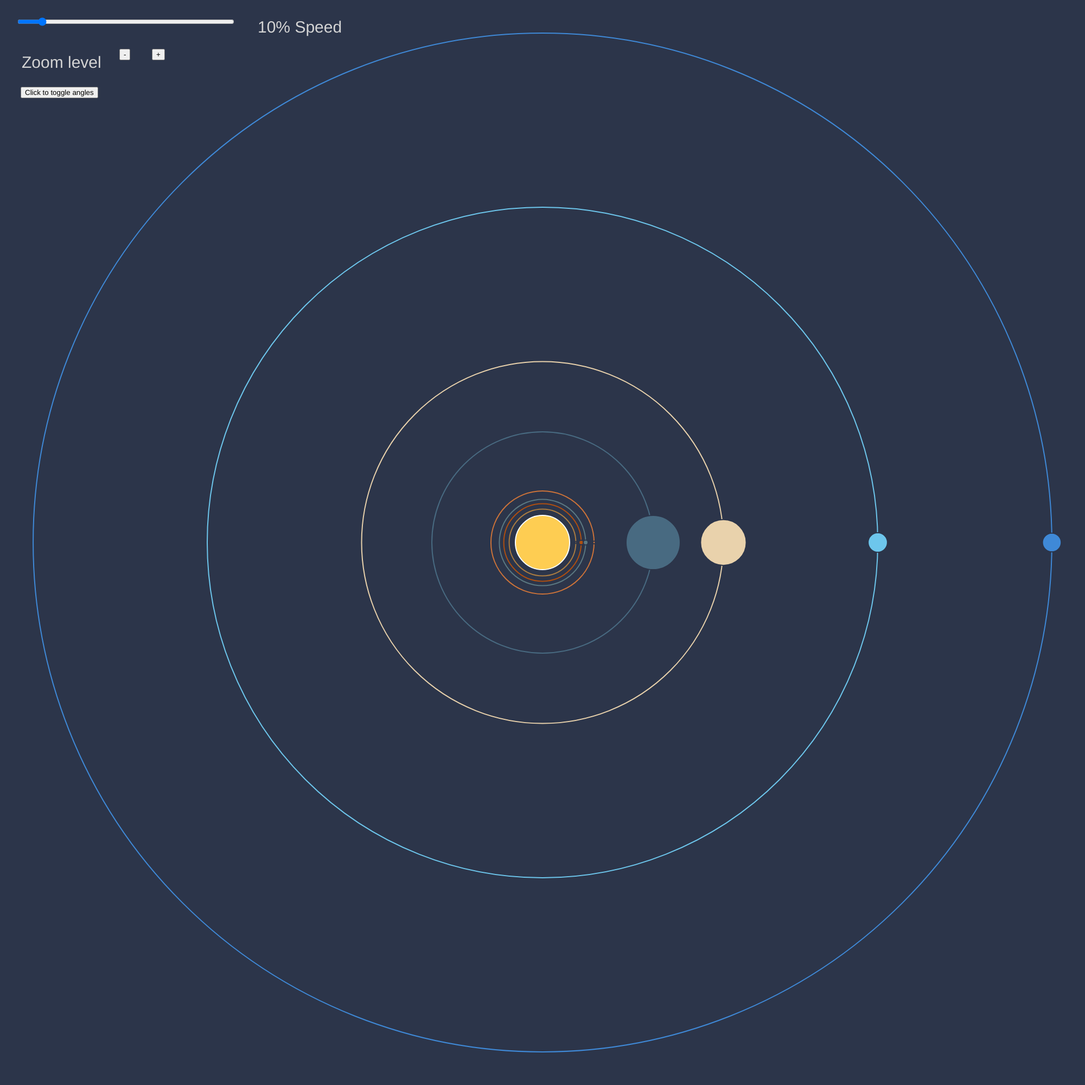
Frame 1 (no input)
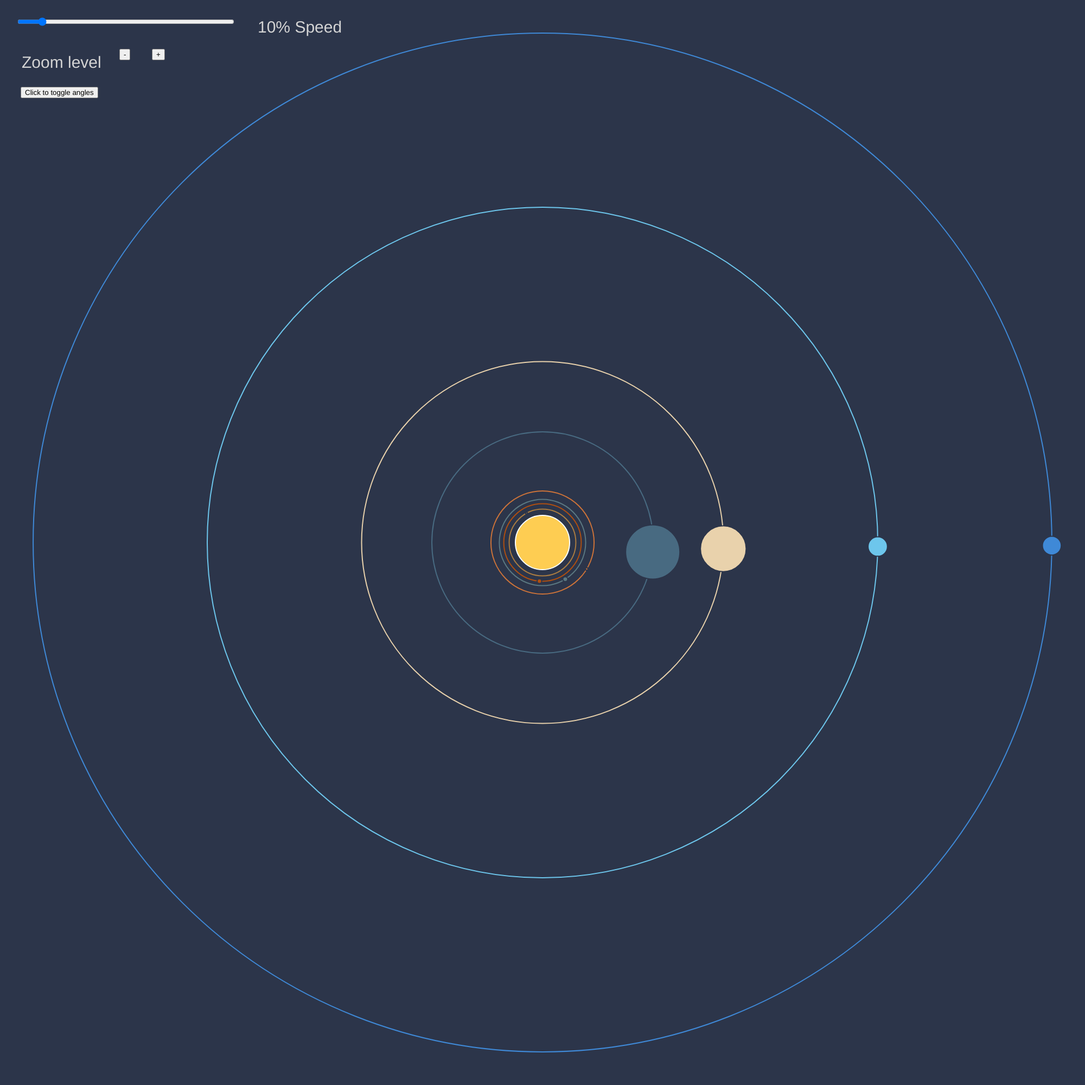
Frame 60 (no input)
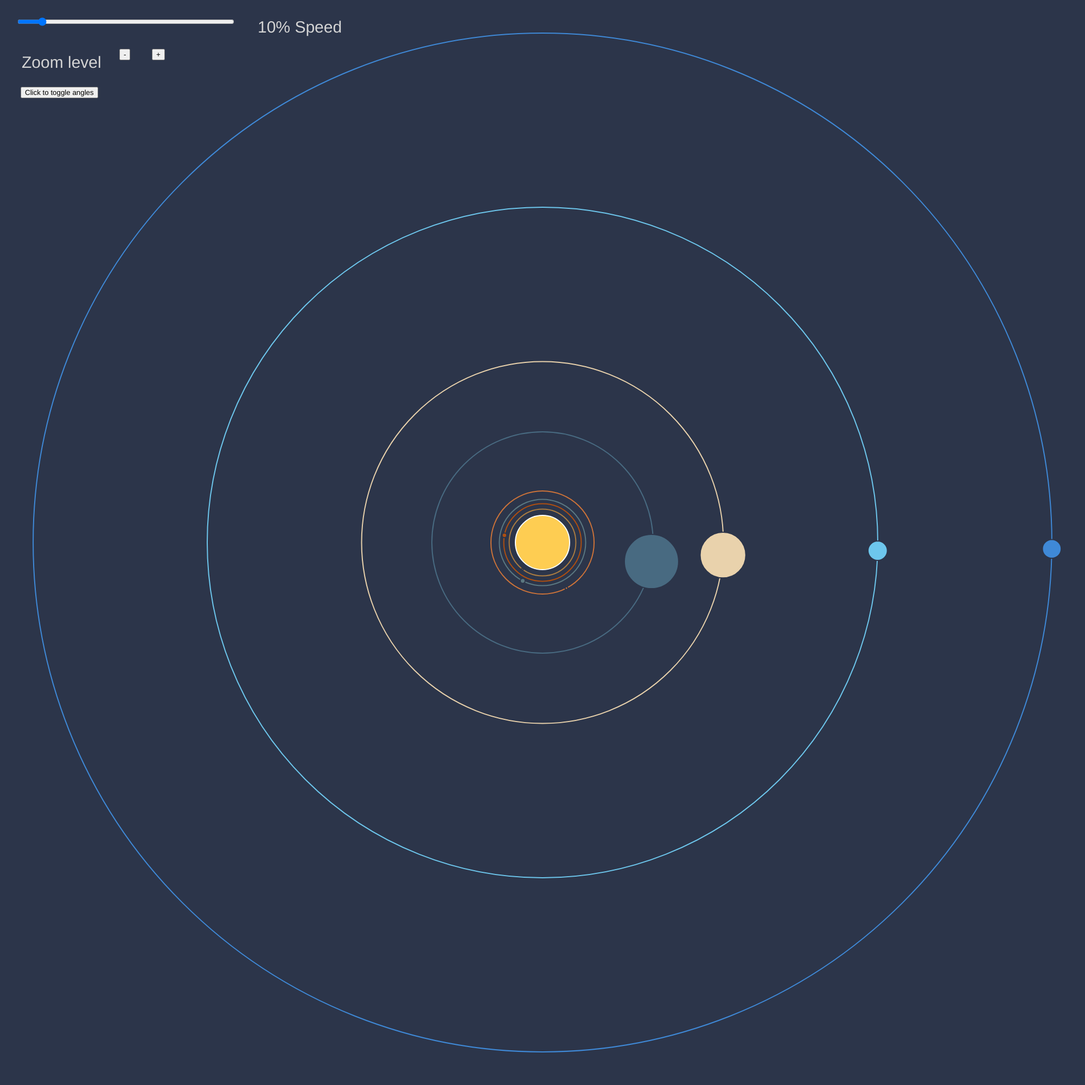
Frame 120 (the mouse pressed at the canvas centre since frame 60)

The p5.js sketch that drew these frames (run headless with seeded random() and noise() and a simulated clock; from frame 60 on, the mouse is pressed at the canvas centre):

// p5.js sketch
// ── sketch.js
var planets = [],
    planetAngles = [],
    sunSize = 100;
  
var CalculatePlanetValues = {
  size: 0,
  distance: 0,
  speed: 0,

  calculateSize: function() {
    var planetSizes = [];
    for (var i = 0; i < ControlZoom.numberVisible; i++) {
      planetSizes.push(planetData.milkyway[i].diameter);
    }
    CalculatePlanetValues.size = planetSizes.reduce(function(a, b) {
      if(a > b) { return a; } else { return b; }
    }, 0);
  },

  calculateDistance: function() {
    var planetDistances = [];
    for (var i = 0; i < ControlZoom.numberVisible; i++) {
      planetDistances.push(planetData.milkyway[i].distance);
    }
    CalculatePlanetValues.distance = planetDistances.reduce(function(a, b) {
      if(a > b) { return a; } else { return b; }
    }, 0);
  },

  calculateAll: function() {
    CalculatePlanetValues.calculateDistance();
    CalculatePlanetValues.calculateSize();
  }
}

var ControlSpeed = {
  input: "",
  value: 1,
  createInput: function() {
    ControlSpeed.input = createSlider(0, 100, 10);
    ControlSpeed.input.position(30, 30);
    ControlSpeed.input.style("width", "400px");
  },
  change: function() {
    var val = ControlSpeed.input.value();
    var displayText = val + "% Speed";
    push();
    textSize(30);
    noStroke();
    fill("#D4D4D4");
    text(displayText, 475, 60);
    pop();
    ControlSpeed.value = val / 10;
  }
}

var ControlAngleVisibility = {
  input: "",
  value: false,
  createInput: function() {
    ControlAngleVisibility.input = createButton("Click to toggle angles");
    ControlAngleVisibility.input.position(38, 160);
    ControlAngleVisibility.input.id("angle-toggle");
  },
  change: function() {
    planetAngles = [];
    for(var i = 0; i < planets.length; i++) {
      planetAngles.push(planets[i].angle); 
    }
    document.getElementById("angle-toggle").onclick = function() {
      ControlAngleVisibility.value = !ControlAngleVisibility.value;
    }
  }
}

var ControlZoom = {
  numberVisible: planetData.milkyway.length,
  inputOut: "",
  inputIn: "",
  createLabel: function() {
    push();
    textSize(30);
    noStroke();
    fill("#D4D4D4");
    text("Zoom level", 40, 125);
    pop();
  },
  createInputs: function() {
    ControlZoom.inputOut = createButton("-");
    ControlZoom.inputOut.position(220, 90);
    ControlZoom.inputOut.id("zoom-out");
    ControlZoom.inputIn = createButton("+");
    ControlZoom.inputIn.position(280, 90);
    ControlZoom.inputIn.id("zoom-in");
  },
  buttonClick: function() {

  },
  threshold: function() {
    if(ControlZoom.numberVisible < 1) {
      ControlZoom.numberVisible = 1;
    }
    if(ControlZoom.numberVisible > planetData.milkyway.length) {
      ControlZoom.numberVisible = planetData.milkyway.length;
    }
  },
  newPlanetValues: function() {

  },
  change: function() {
    document.getElementById("zoom-in").onclick = function() {
      ControlZoom.numberVisible--;
      ControlZoom.threshold();
      console.log("Zoom in clicked. Visible is now " + ControlZoom.numberVisible);
      // Redraw
    };
    document.getElementById("zoom-out").onclick = function() {
      ControlZoom.numberVisible++;
      ControlZoom.threshold();
      console.log("Zoom out clicked. Visible is now " + ControlZoom.numberVisible);
      // Redraw
    };
  }
}

function drawSun() {
  fill("#FECD52");
  stroke("white");
  strokeWeight(2);
  ellipse(width / 2, height / 2, sunSize);
}

function Planet(name, color, size, distance, speed) {
  this.name = name;
  this.color = color;
  this.sizeOriginal = size;
  this.size = map(size, 0, CalculatePlanetValues.size, 0, width / 20);
  this.distanceOriginal = distance;
  this.distance = map(distance, 0, CalculatePlanetValues.distance, 0, width / 2.25) + (sunSize / 2);
  this.speed = speed;
  this.theta = 0;
  this.angle = 0;
  this.posX = 0;
  this.posY = 0;

  this.drawTrajectory = function() {
    stroke(this.color);
    strokeWeight(2);
    noFill();
    ellipse(0, 0, this.distance * 2);
  }

  this.calculatePlanetPos = function() {
    this.posX = this.distance * cos(this.theta);
    this.posY = this.distance * sin(this.theta);
    this.speed = (360 / speed) * ControlSpeed.value;
    this.theta += this.speed;
  }

  this.drawPlanet = function() {
    fill(this.color);
    stroke("#2C354A");
    strokeWeight(2);
    ellipseMode(CENTER);
    ellipse(this.posX, this.posY, this.size, this.size);
  }

  this.drawAngle = function() {
    this.angle = parseInt(atan2(-this.posX, -this.posY));
    fill("white");
    if(ControlAngleVisibility.value) {
      stroke(this.color);
      line(0, 0, this.posX, this.posY); 
      noStroke();
      text(this.angle + "°", this.posX + this.size / 2, this.posY + this.size / 2);
    } 
  }
  
  this.display = function() {
    this.drawTrajectory();
    this.calculatePlanetPos();
    this.drawPlanet();
    this.drawAngle();
  }
}

function setup() {
  createCanvas(2000, 2000);
  angleMode(DEGREES);
  CalculatePlanetValues.calculateAll();
  for (var i = 0; i < planetData.milkyway.length; i++) {
    var p = planetData.milkyway[i];
    planets[i] = new Planet(p.name, p.color, p.diameter, p.distance, p.period);
  }
  ControlSpeed.createInput();
  ControlAngleVisibility.createInput();
  ControlZoom.createInputs();
}

function draw() {
  background("#2C354A");
  drawSun();

  push();
  translate(width / 2, height / 2);
  for (var i = 0; i < planets.length; i++) {
    planets[i].display();
  }
  pop();

  ControlSpeed.change();
  ControlAngleVisibility.change();
  ControlZoom.createLabel();
  ControlZoom.change();
}
// ── data.js
var planetData = {
  "milkyway": [
    {
      name: "Mercury",
      distance: 57.9, 
      period: 88,
      diameter: 4879,
      color: "#AA7C41"
    },
    {
      name: "Venus",
      distance: 108.2,
      period: 224.7,
      diameter: 12104,
      color: "#AE4F11"
    },
    {
      name: "Earth",
      distance: 149.6,
      period: 365.26,
      diameter: 12756,
      color: "#5B7881"
    },
    {
      name: "Mars",
      distance: 227.9,
      period: 687,
      diameter: 6794,
      color: "#CD7339"
    },
    {
      name: "Jupiter",
      distance: 778.6,
      period: 4331,
      diameter: 142984,
      color: "#486A81"
    },
    {
      name: "Saturn",
      distance: 1433.5,
      period: 10747,
      diameter: 120536,
      color: "#E9D2AC"
    },
    {
      name: "Uranus",
      distance: 2872.5,
      period: 30589,
      diameter: 51118,
      color: "#6DC6EC"
    },
    {
      name: "Neptune",
      distance: 4495.1,
      period: 59800,
      diameter: 49528,
      color: "#3F89D7"
    },
    // {
    //   name: "Pluto",
    //   distance: 5870,
    //   period: 90588,
    //   diameter: 2390,
    //   color: "#A9B2B8"
    // }
  ]
};
// ── style.css
input[type="range"] {
  background: #D4D4D4;
  padding: 1em;
}

button {
  background: #D4D4D4;
  font-size: 20px;
  padding: 0.5rem 1rem;
  border: none;
  cursor: pointer;
}
